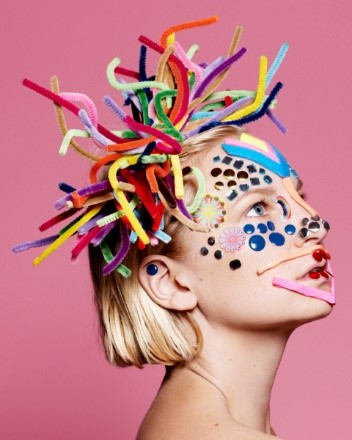
%> input picture Code Samples/MatLab/Image Compression Using SVD/a.jpg, 352 x 440 px
$ octave SVDC.m   (GNU Octave 9; MATLAB toolbox functions it lacks are replaced by stand-ins)
%> lines starting %> are read from the running program, lines starting %| are printed output that depends on the picture
clear
clc
a=imread('a.jpg');
%> a is the input picture: size 440x352x3 uint8; mean R, G, B 197.6, 129, 136.3
[m,n,d]=size(a);
%> m = 440; n = 352; d = 3
kmax=floor((m*n)/(m+n+1));
%> kmax = 195
da=double(a);
U=zeros(m,m);S=zeros(m,n);V=zeros(n,n);e=zeros(kmax,d);cr=zeros(kmax,1);rmse=zeros(kmax,d);
for i=1:d
    [U(:,:,i),S(:,:,i),V(:,:,i)]=svd(da(:,:,i));
end
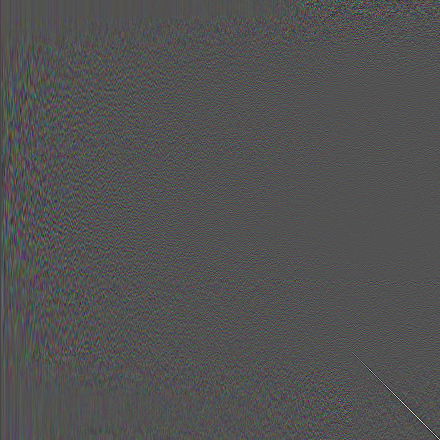
%> U: size 440x440x3 double; mean R, G, B -0.00012, -9.62e-05, -0.000112; drawn with min black and max white
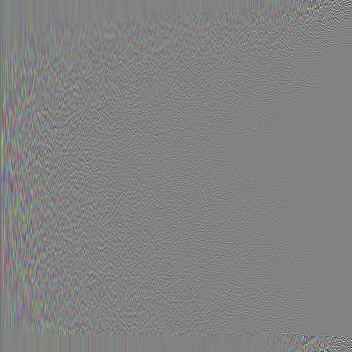
%> V: size 352x352x3 double; mean R, G, B -0.000139, -0.000134, -0.000161; drawn with min black and max white
for k=1:kmax
    ca=zeros(m,n,d);
    cr(k)=m*n/(k*(m+n+1));
    for i=1:d
        cai=zeros(m,n,d);
        [ca(:,:,i),cai(:,:,i)]=deal(U(:,1:k,i)*S(1:k,1:k,i)*V(:,1:k,i)');
        e(k,i)=S(k+1,k+1,i)/S(1,1,i);
        rmse(k,i)=sqrt(sum(sum(((da(:,:,i)-ca(:,:,i)).^2)))/(m*n));
        imwrite(uint8(cai), sprintf('%dk%d.jpg',k,i));
    end
    imwrite(uint8(ca), sprintf('%dk.jpg', k));
end
%> this loop made 195 passes
%> pass 1, `for i=1:d cai=zeros(m,n,d); [ca(:,:,i),cai(:,:,i)]=deal(U(:,1:k,i)*S(1..`:
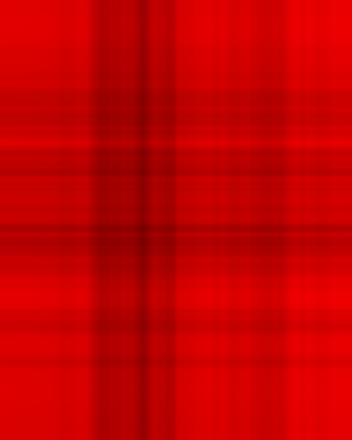
%> saved as 1k1.jpg: size 440x352x3 uint8; mean R, G, B 197.6, 0, 0
%> pass 1, `for i=1:d cai=zeros(m,n,d); [ca(:,:,i),cai(:,:,i)]=deal(U(:,1:k,i)*S(1..`:
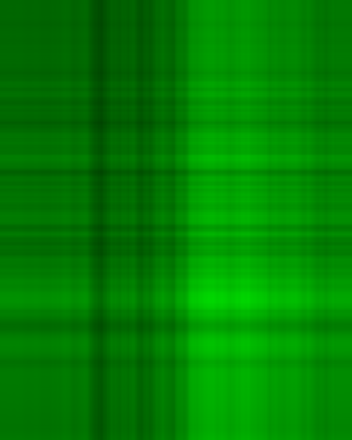
%> saved as 1k2.jpg: size 440x352x3 uint8; mean R, G, B 0, 128.9, 0
%> pass 1, `imwrite(uint8(ca), sprintf('%dk.jpg', k));`:
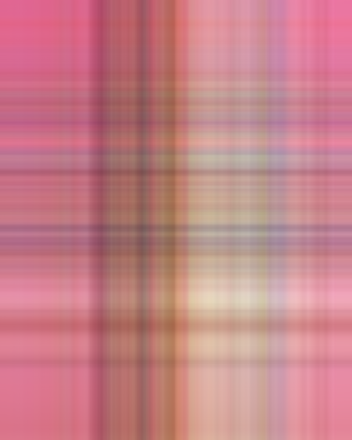
%> saved as 1k.jpg: size 440x352x3 uint8; mean R, G, B 197.6, 128.9, 136.3
%> after the loop:
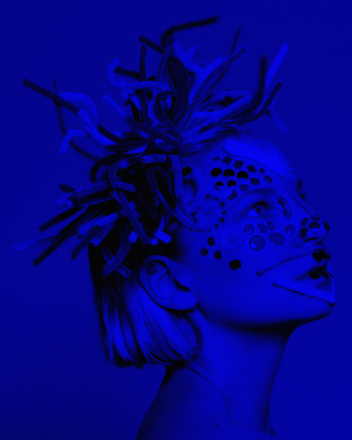
%> cai: size 440x352x3 double; mean R, G, B 0, 0, 136.3; mean of the top-left, top-right, bottom-left and bottom-right quarters 40.1, 49.3, 39.8, 52.5; drawn with min black and max white
%> after the loop, cr = 195 values, max 195.3 at index 1, min 1 at index 195, mean 5.86; e = 195 rows, first 12: [0.0914 0.149 0.148; 0.0742 0.107 0.103; 0.0686 0.101 0.0833; 0.055 0.0867 0.08; 0.0518 0.0744 0.0586; 0.048 0.0689 0.0576; 0.0466 0.0651 0.0542; 0.0425 0.0612 0.0535; 0.0404 0.0567 0.0501; 0.0393 0.0553 0.0468; 0.0349 0.0524 0.0444; 0.0338 0.0505 0.0417]; rmse = 195 rows, first 12: [43.99 44.23 42.04; 40.06 39.66 36.74; 37.25 37.06 33.87; 34.66 34.59 31.85; 32.89 32.66 29.87; 31.24 31.16 28.74; 29.74 29.82 27.61; 28.26 28.56 26.57; 26.97 27.41 25.52; 25.74 26.37 24.56; 24.53 25.35 23.69; 23.52 24.4 22.88]
figure
p=plot(1:kmax,e,'MarkerEdgeColor','r','MarkerEdgeColor','g');
set(p,{'color'},{'red';'green';'blue'})
xlabel('Approximation Rank k');
ylabel('Relative 2-Norm');
xlim([1 kmax])
legend('Red','Green','Blue')
grid on
%> figure, not shown here; curve peaks at x = 1, y = 0.0914; curve peaks at x = 1, y = 0.149; curve peaks at x = 1, y = 0.148

figure
p=plot(1:kmax,rmse,'MarkerEdgeColor','r','MarkerEdgeColor','g');
set(p,{'color'},{'red';'green';'blue'})
xlabel('Approximation Rank k');
ylabel('RMS Erorr');
xlim([1 kmax])
legend('Red','Green','Blue')
grid on
%> figure, not shown here; curve peaks at x = 1, y = 43.99; curve peaks at x = 1, y = 44.23; curve peaks at x = 1, y = 42.04

figure
plot(1:kmax,cr);
xlabel('Approximation Rank k');
ylabel('Compression Ratio');
xlim([1 kmax])
grid on
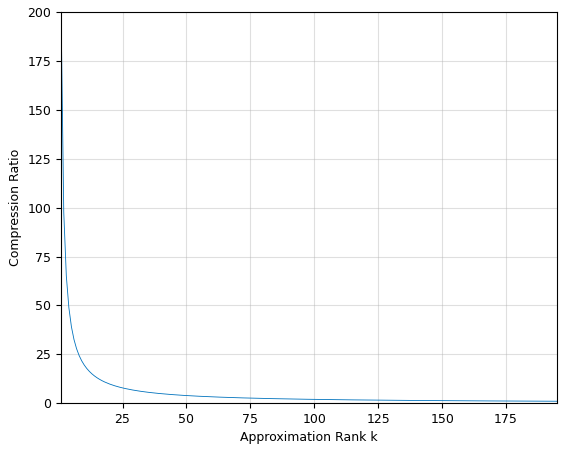
%> figure redrawn from the program's plot data; curve peaks at x = 1, y = 195.3
